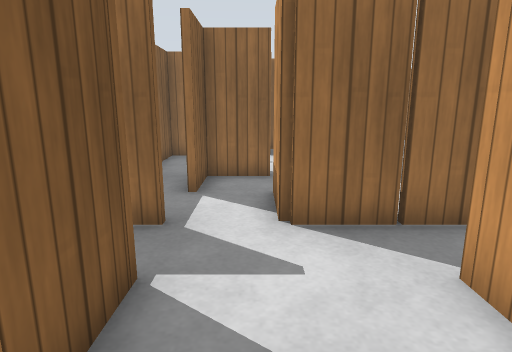
View 1 (above)

24 first-person views from a walk through a robot-simulator world made for Gazebo. The camera is 1 m above the floor, tilts 12° down and sees 75° across. The floor is counted in squares, 0.5 m on a side. Each view is taken from the middle of a square. On the plan, view 1 faces up. The plan holds only what a view shows up to about 18 squares ahead; the rest is blank. Gazebo's built-in surfaces are drawn with simple patterns.

View 2
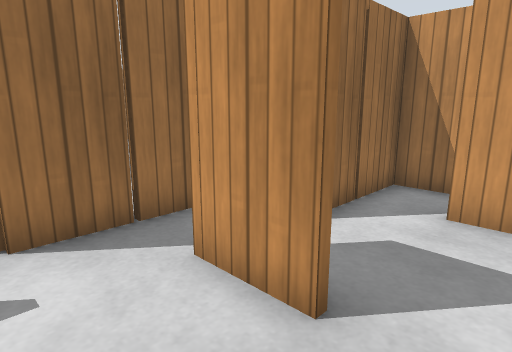

View 3
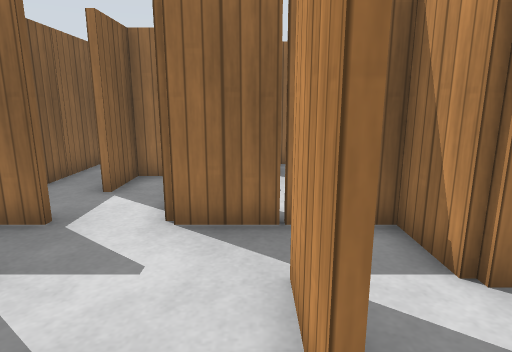

View 4
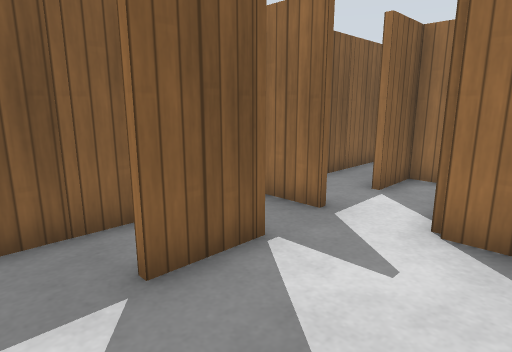

View 5
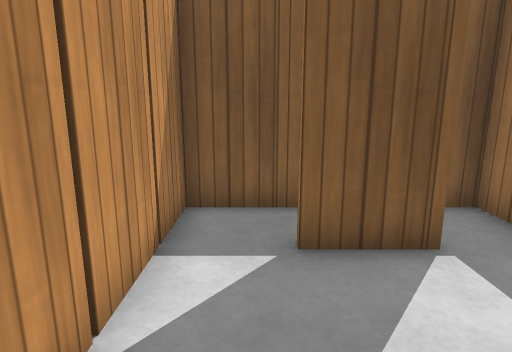

View 6
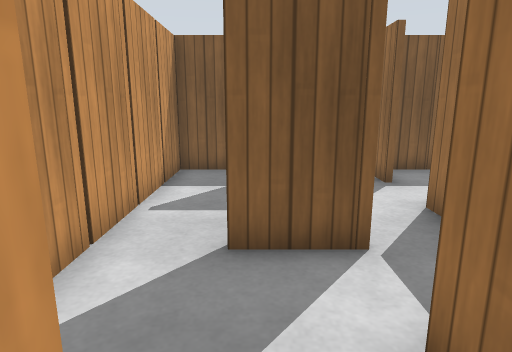

View 7
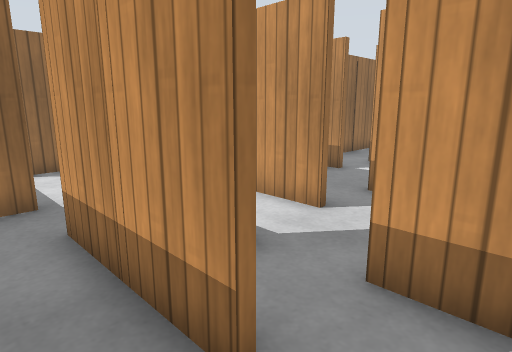

View 8
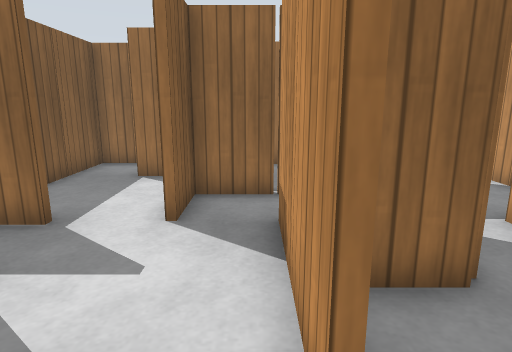

View 9
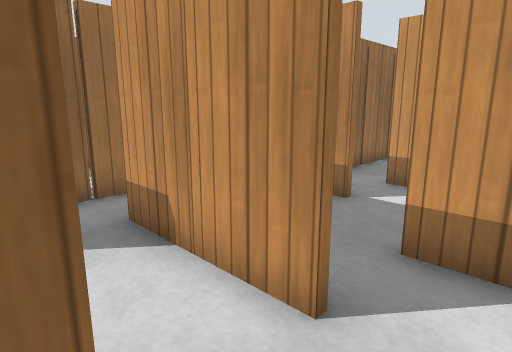

View 10
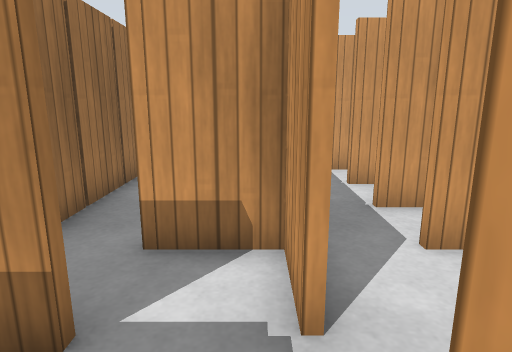

View 11
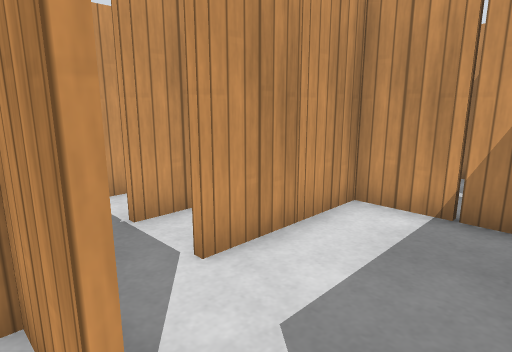

View 12
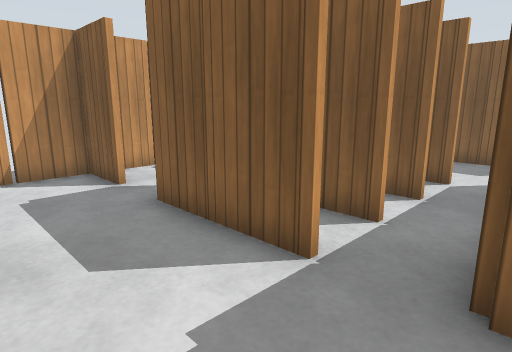

View 13
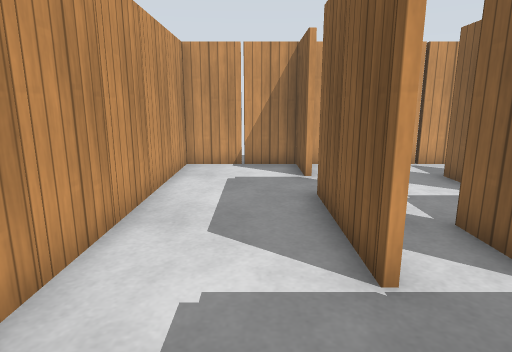

View 14
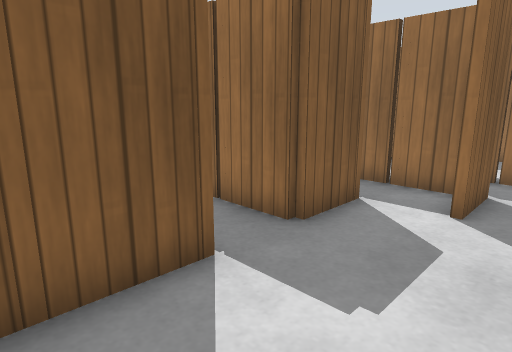

View 15
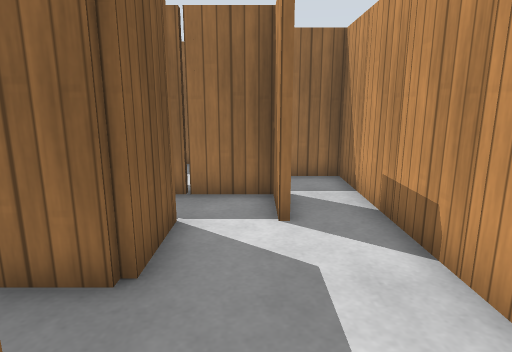

View 16
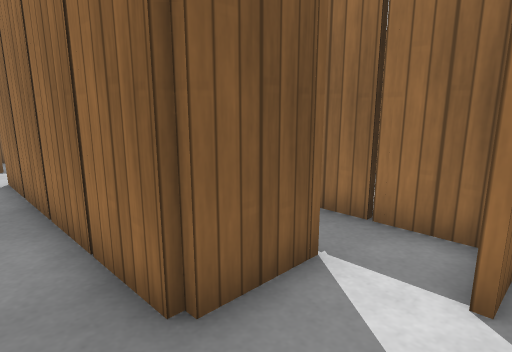

View 17
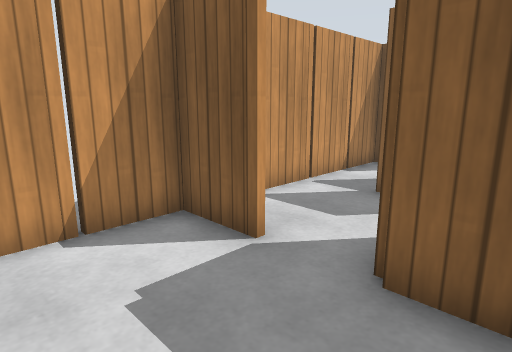

View 18
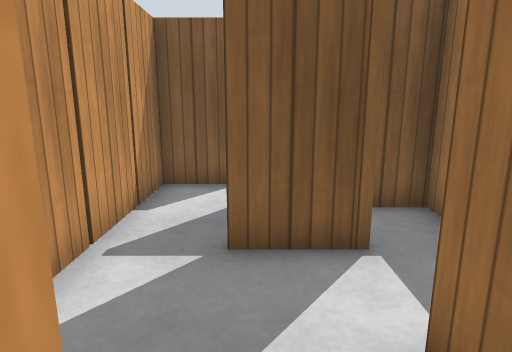

View 19
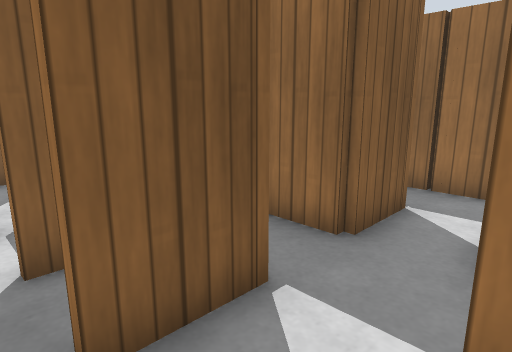

View 20
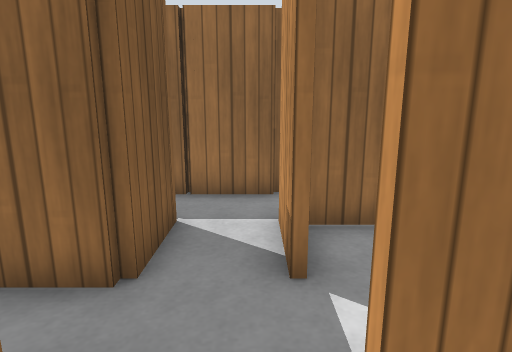

View 21
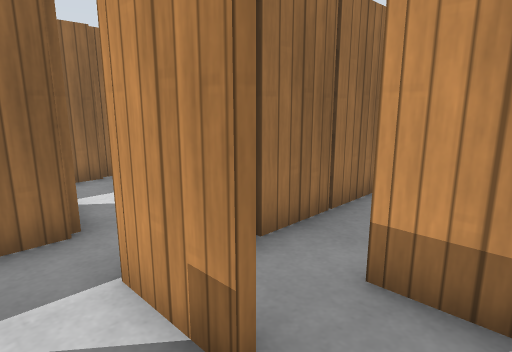

View 22
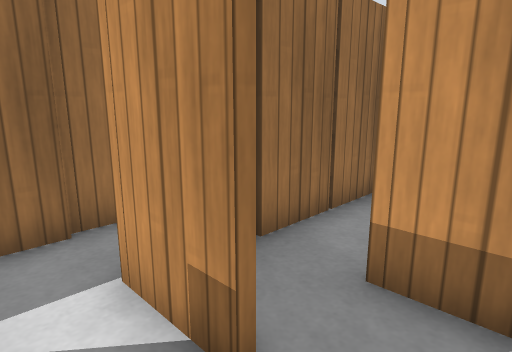

View 23
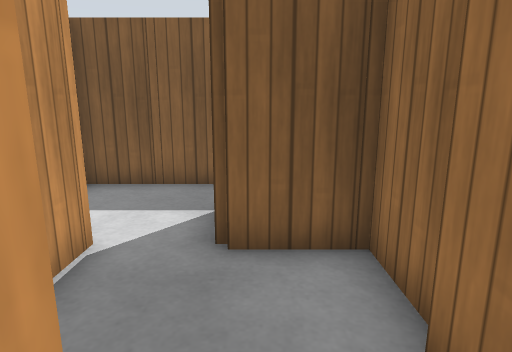

View 24
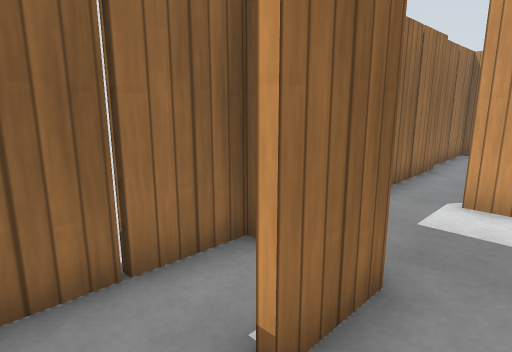

### Floor plan
Points are (right, up) in squares from view 1. A wall is a line through its corners. A room is listed if a view was taken in it or the views show most of it. See-through windows are left out.
Room 1 (views 1, 2, 3, 4, 5, 6, 7, 8, 9, 10, 11, 21, 22, 24)
walls: (0.5, 9.4) (-1.4, 9.4) (-1.4, 7.5); (2.4, 9.5) (2.4, 12.5); (-1.6, 7.5) (-1.6, 10.5); (-1.5, 5.4) (-3.4, 5.4); (4.6, 12.5) (4.6, 11.4) (2.8, 11.4); (-1.5, 13.4) (-3.4, 13.4) (-3.4, 6.4); (6.5, 9.6) (8.4, 9.6) (8.4, 10.5); (6.4, 11.5) (6.4, 13.5); (0.5, 15.6) (1.5, 15.6); (2.6, 2.5) (2.6, 1.5); (-1.4, 2.5) (-1.4, 1.5); (2.4, 1.5) (2.4, 2.5); (6.5, 15.4) (0.6, 15.4) (0.6, 13.5); (8.4, 13.4) (6.9, 13.4); (-3.4, 1.5) (-3.4, 0.5); (8.5, 3.4) (4.4, 3.4) (4.4, 5.4) (0.4, 5.4) (0.4, 6.5); (0.6, 18.5) (0.6, 17.4) (-1.5, 17.4); (8.4, 2) (8.4, 2.5); (-3.2, -0.4) (3.5, -0.4); (2.4, 19.6) (-3.4, 19.6) (-3.4, 14.5)
ways out: opening at (7.2, 9.4) to room 2; opening at (8.5, 0.5) to room 2; opening at (1.5, 17.5) to room 3; opening at (7, 14)
objects: wooden post (-4, 2); wooden post (-4, 8); wooden post (-4, 10); wooden post (-4, 16); wooden post (-4, 18); wooden post (-2, 10); wooden post (-1, 0); wooden post (-1, 3); wooden post (-1, 11); wooden post (-1, 20); wooden post (0, 16); wooden post (1, 0); wooden post (1, 7); wooden post (1, 19); wooden post (2, 12); wooden post (3, 0); wooden post (3, 3); wooden post (3, 6); wooden post (3, 13); wooden post (5, 7); wooden post (5, 9); wooden post (5, 13); wooden post (5, 15); wooden post (6, 14); wooden post (7, 1)
Room 2 (views 12, 13, 14, 15, 16, 17, 18, 19, 20)
walls: (12.6, 6.6) (12.6, 5.5); (14.6, 6.6) (14.6, 5.5); (10.6, 6.5) (10.6, 5.4) (8.6, 5.4) (8.6, 4.2); (14.6, 4.6) (14.6, 3.5); (13.5, 3.4) (12.5, 3.4); (14.6, 10.5) (14.6, 9.4) (6.5, 9.4); (10.6, 2.5) (10.6, 1.5); (16.4, 11.5) (16.4, 13.4) (8.4, 13.4); (16.6, 12.5) (16.6, 11.5); (8.6, 2.1) (8.6, 1.5); (15.5, -0.4) (18.4, -0.4) (18.4, 15.4) (16.2, 15.4); (5.6, 3.6) (8.4, 3.6) (8.4, 6.6); (7.8, -0.4) (13.6, -0.4)
ways out: opening at (7.2, 9.4) to room 1; opening at (8.5, 0.5) to room 1; opening at (17, 15)
objects: wooden post (7, 4); wooden post (8, 6); wooden post (9, 0); wooden post (9, 7); wooden post (9, 9); wooden post (9, 11); wooden post (11, 0); wooden post (11, 3); wooden post (11, 7); wooden post (11, 9); wooden post (11, 13); wooden post (13, 0); wooden post (13, 7); wooden post (13, 9); wooden post (13, 13); wooden post (15, 1); wooden post (15, 5); wooden post (15, 7); wooden post (15, 11); wooden post (17, 0); wooden post (17, 13); wooden post (17, 16); wooden post (19, 1); wooden post (19, 3); wooden post (19, 5); wooden post (19, 7); wooden post (19, 9); wooden post (19, 11); wooden post (19, 13)
Room 3 (view 23)
walls: (3.9, 19.4) (2.5, 19.4); (8.5, 19.4) (5.4, 19.4); (8.4, 16.5) (8.4, 17.5)
ways out: opening at (1.5, 17.5) to room 1; opening at (9.5, 18.5) to room 4; opening at (8, 16)
objects: wooden post (3, 16); wooden post (5, 17); wooden post (7, 19); wooden post (8, 18)
Room 4 (no view inside)
walls: (10.5, 19.6) (8.4, 19.6)
ways out: opening at (9.5, 18.5) to room 3
objects: wooden post (11, 18); wooden post (11, 20); wooden post (12, 20)

Positions as (right, up) in squares from view 1, and headings:
1: (0, 0), facing up
2: (0, 0), facing up-right
3: (2, 0), facing up
4: (2, 0), facing up-left
5: (3, 1), facing left
6: (7, 2), facing left
7: (-3, 6), facing up-right
8: (2, 8), facing up
9: (0, 8), facing up-right
10: (4, 10), facing right
11: (5, 10), facing down-right
12: (18, 10), facing down-left
13: (16, 11), facing down
14: (18, 5), facing up-left
15: (16, 6), facing up
16: (17, 8), facing up-left
17: (18, 5), facing down-left
18: (15, 2), facing left
19: (13, 1), facing up-left
20: (6, 8), facing up
21: (5, 10), facing up-right
22: (7, 14), facing up-right
23: (5, 18), facing left
24: (-3, 16), facing up-right
